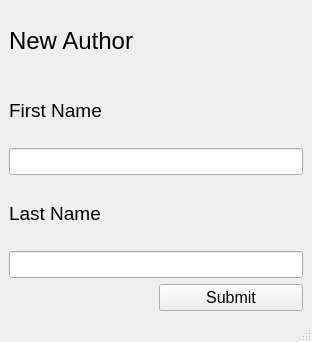
<?xml version="1.0" encoding="UTF-8"?>
<ui version="4.0">
 <class>newAuthor</class>
 <widget class="QMainWindow" name="newAuthor">
  <property name="geometry">
   <rect>
    <x>0</x>
    <y>0</y>
    <width>312</width>
    <height>342</height>
   </rect>
  </property>
  <property name="windowTitle">
   <string>Create A new Author</string>
  </property>
  <widget class="QWidget" name="centralwidget">
   <layout class="QGridLayout" name="gridLayout">
    <item row="0" column="0">
     <widget class="QLabel" name="labelNewAuthor">
      <property name="font">
       <font>
        <pointsize>18</pointsize>
       </font>
      </property>
      <property name="text">
       <string>New Author</string>
      </property>
     </widget>
    </item>
    <item row="1" column="0">
     <widget class="QLabel" name="labelFirstName">
      <property name="font">
       <font>
        <pointsize>14</pointsize>
       </font>
      </property>
      <property name="text">
       <string>First Name</string>
      </property>
     </widget>
    </item>
    <item row="2" column="0" colspan="2">
     <widget class="QLineEdit" name="inputFirstName">
      <property name="font">
       <font>
        <pointsize>12</pointsize>
       </font>
      </property>
     </widget>
    </item>
    <item row="3" column="0">
     <widget class="QLabel" name="labelLastName">
      <property name="font">
       <font>
        <pointsize>14</pointsize>
       </font>
      </property>
      <property name="text">
       <string>Last Name</string>
      </property>
     </widget>
    </item>
    <item row="4" column="0" colspan="2">
     <widget class="QLineEdit" name="inputLastName">
      <property name="font">
       <font>
        <pointsize>12</pointsize>
       </font>
      </property>
     </widget>
    </item>
    <item row="5" column="1">
     <widget class="QPushButton" name="createAuthorBtn">
      <property name="font">
       <font>
        <pointsize>12</pointsize>
       </font>
      </property>
      <property name="cursor">
       <cursorShape>PointingHandCursor</cursorShape>
      </property>
      <property name="statusTip">
       <string>Submit form to create new author...</string>
      </property>
      <property name="text">
       <string>Submit</string>
      </property>
     </widget>
    </item>
   </layout>
  </widget>
  <widget class="QMenuBar" name="menubar">
   <property name="geometry">
    <rect>
     <x>0</x>
     <y>0</y>
     <width>312</width>
     <height>26</height>
    </rect>
   </property>
  </widget>
  <widget class="QStatusBar" name="statusbar"/>
 </widget>
 <resources/>
 <connections/>
</ui>
